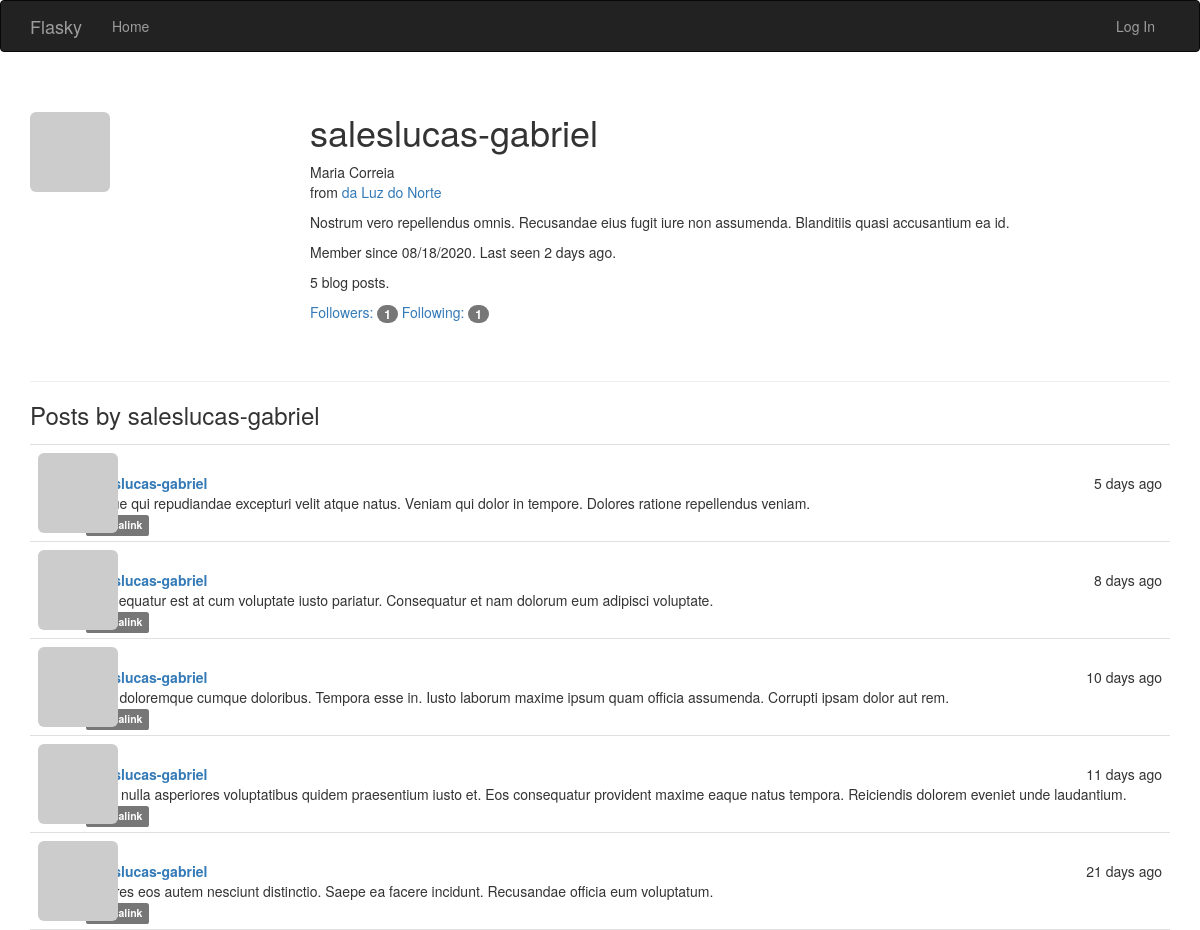
Page /user/saleslucas-gabriel on the committed database.
### app/models.py (models this page shows, shortened)
class User(UserMixin, db.Model):
    __tablename__ = 'users'
    id = db.Column(db.Integer, primary_key=True)
    email = db.Column(db.String(64), unique=True, index=True)
    username = db.Column(db.String(64), unique=True, index=True)
    name = db.Column(db.String(64))
    location = db.Column(db.String(64))
    about_me = db.Column(db.Text())
    member_since = db.Column(db.DateTime(), default=datetime.utcnow)
    last_seen = db.Column(db.DateTime(), default=datetime.utcnow)
    confirmed = db.Column(db.Boolean, default=False)
    password_hash = db.Column(db.String(128))
    avatar_hash = db.Column(db.String(32))
    role_id = db.Column(db.Integer, db.ForeignKey('roles.id'))
    posts = db.relationship('Post', backref='author', lazy='dynamic')
    followed = db.relationship(
        'Follow',
        foreign_keys=[Follow.follower_id],
        backref=db.backref('follower', lazy='joined'),
        lazy='dynamic',
        cascade='all, delete-orphan'
    )
    followers = db.relationship(
        'Follow',
        foreign_keys=[Follow.followed_id],
        backref=db.backref('followed', lazy='joined'),
        lazy='dynamic',
        cascade='all, delete-orphan'
    )
    @property
    def password(self):
        raise AttributeError('password is not a readable attribute')
    def gravatar(self, size=100, default='identicon', rating='g'):
        if request.is_secure:
            url = 'https://secure.gravatar.com/avatar'
        else:
            url = 'http://secure.gravatar.com/avatar'
        hash = self.avatar_hash or self.gravatar_hash()
        return f'{url}/{hash}?s={size}&d={default}&r={rating}'

class Post(db.Model):
    __tablename__ = 'posts'
    id = db.Column(db.Integer, primary_key=True)
    body = db.Column(db.Text)
    body_html = db.Column(db.Text)
    timestamp = db.Column(db.DateTime, index=True, default=datetime.utcnow)
    author_id = db.Column(db.Integer, db.ForeignKey('users.id'))

### app/main/views.py (the view)
@main.route('/user/<username>')
def user(username):
    user = User.query.filter_by(username=username).first()
    if user is None:
        abort(404)
    posts = user.posts.order_by(Post.timestamp.desc()).all()
    return render_template('user.html', user=user, posts=posts)

### app/auth/views.py (called while the page is built)
@auth.before_app_request
def before_request():
    if current_user.is_authenticated:
        current_user.ping()
        if (not current_user.confirmed
                and request.endpoint
                and request.blueprint != 'auth'
                and request.endpoint != 'static'):
            return redirect(url_for('auth.unconfirmed'))

### app/main/__init__.py (called while the page is built)
@main.app_context_processor
def inject_permissions():
    return dict(Permission=Permission)

### app/models.py (called while the page is built)
    def can(self, permissions):
        return False

    def is_administrator(self):
        return False

### app/templates/user.html (shortened to what this page needs)
{% extends "base.html" %}
{% import "_macros.html" as macros %}
{% block page_content %}
<div class="page-header">
    <img class="img-rounded profile-thumbnail" src="{{ user.gravatar(size=256) }}">
    <div class="profile-header">
        <h1>{{ user.username }}</h1>
        {% if user.name or user.location %}
        <p>
            {% if user.name %}{{ user.name }}<br>{% endif %}
            {% if user.location %}
                from <a href="http://maps.google.com/?q={{ user.location }}">{{ user.location }}</a><br>
            {% endif %}
        </p>
        {% endif %}
        {% if user.about_me %}<p>{{ user.about_me }}</p>{% endif %}
        <p>Member since {{ moment(user.member_since).format('L') }}. Last seen {{ moment(user.last_seen).fromNow() }}.</p>
        <p>{{ user.posts.count() }} blog posts.</p>
        <p>
            <a href="{{ url_for('.followers', username=user.username) }}">Followers: <span class="badge">{{ user.followers.count() }}</span></a>
            <a href="{{ url_for('.followed_by', username=user.username) }}">Following: <span class="badge">{{ user.followed.count() }}</span></a>
        </p>
    </div>
</div>
<h3>Posts by {{ user.username }}</h3>
{% include '_posts.html' %}
{% endblock %}

### app/templates/_posts.html (shortened to what this page needs)
<ul class="posts">
    {% for post in posts %}
    <li class="post">
        <div class="post-thumbnail">
            <a href="{{ url_for('.user', username=post.author.username) }}">
                <img class="img-rounded profile-thumbnail" src="{{ post.author.gravatar(size=40) }}">
            </a>
        </div>x
        <div class="post-content">
            <div class="post-date">{{ moment(post.timestamp).fromNow() }}</div>
            <div class="post-author"><a href="{{ url_for('.user', username=post.author.username) }}">{{ post.author.username }}</a></div>
            <div class="post-body">
                {% if post.body_html %}
                    {{ post.body_html | safe }}
                {% else %}
                    {{ post.body }}
                {% endif %}
            </div>
            <div class="post-footer">
                <a href="{{ url_for('.post', id=post.id) }}">
                    <span class="label label-default">Permalink</span>
                </a>
            </div>
        </div>
    </li>
    {% endfor %}
</ul>

### app/static/styles.css (style rules this page uses)
.profile-thumbnail { position: absolute; }
.profile-header { min-height: 260px; margin-left: 280px; }
ul.posts { list-style-type: none; padding: 0px; margin: 16px 0px 0px 0px; border-top: 1px solid #e0e0e0; }
ul.posts li.post { padding: 8px; border-bottom: 1px solid #e0e0e0; }
div.post-date { float: right; }
div.post-author { font-weight: bold; }
div.post-thumbnail { position: absolute; }
div.post-content { margin-left: 48px; min-height: 48px; }

### rows in the picture
User: username "saleslucas-gabriel", name "Maria Correia", location "da Luz do Norte", about_me "Nostrum vero repellendus omnis. Recusandae eius fugit iure non assumenda. Blanditiis quasi accusantium ea id.", member_since "08/18/2020", last_seen "2 days ago"
Post: timestamp "5 days ago", author.username "saleslucas-gabriel", body "Neque qui repudiandae excepturi velit atque natus. Veniam qui dolor in tempore. Dolores ratione repellendus veniam."
Post: timestamp "8 days ago", author.username "saleslucas-gabriel", body "Consequatur est at cum voluptate iusto pariatur. Consequatur et nam dolorum eum adipisci voluptate."
Post: timestamp "10 days ago", author.username "saleslucas-gabriel", body "Nam doloremque cumque doloribus. Tempora esse in. Iusto laborum maxime ipsum quam officia assumenda. Corrupti ipsam dolor aut rem."
Post: timestamp "11 days ago", author.username "saleslucas-gabriel", body "Esse nulla asperiores voluptatibus quidem praesentium iusto et. Eos consequatur provident maxime eaque natus tempora. Reiciendis dolorem eveniet unde laudantium."
Post: timestamp "21 days ago", author.username "saleslucas-gabriel", body "Dolores eos autem nesciunt distinctio. Saepe ea facere incidunt. Recusandae officia eum voluptatum."

### other values in the picture
{{ user.posts.count() }} "5"
{{ user.followers.count() }} "1"
{{ user.followed.count() }} "1"
